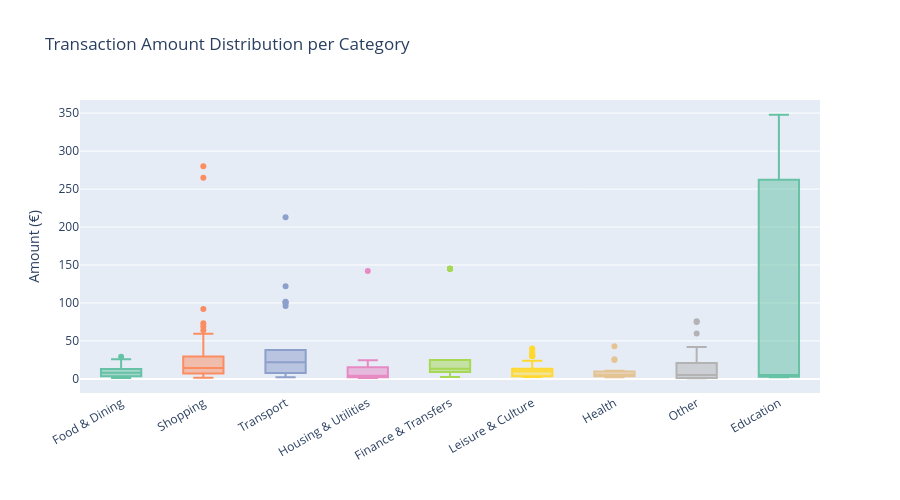

Notebook code for this chart:
### Markdown cell above
## 8. Average Transaction Size per Category

### Code cell
# Box plot: distribution of transaction amounts per category
fig = px.box(
    expenses,
    x="category", y="expense", color="category",
    title="Transaction Amount Distribution per Category",
    labels={"expense": "Amount (€)", "category": "Category"},
    color_discrete_sequence=px.colors.qualitative.Set2,
    height=500,
    points="outliers",
)
fig.update_layout(showlegend=False, xaxis_title="", xaxis_tickangle=-30)
fig.show()

### Figure 1 — Plotly figure (JSON) as saved in the notebook; plotly's stock layout.template omitted (floating-point values rounded to 4 significant figures)
{"data": [{"alignmentgroup": "True", "boxpoints": "outliers", "hovertemplate": "Category=%{x}<br>Amount (€)=%{y}<extra></extra>", "legendgroup": "Food & Dining", "marker": {"color": "rgb(102,194,165)"}, "name": "Food & Dining", "notched": false, "offsetgroup": "Food & Dining", "orientation": "v", "showlegend": true, "type": "box", "x": ["Food & Dining", "Food & Dining", "Food & Dining", "Food & Dining", "Food & Dining", "Food & Dining", "Food & Dining", "Food & Dining", "Food & Dining", "Food & Dining", "Food & Dining", "Food & Dining", "Food & Dining", "Food & Dining", "Food & Dining", "Food & Dining", "Food & Dining", "Food & Dining", "Food & Dining", "Food & Dining", "Food & Dining", "Food & Dining", "Food & Dining", "Food & Dining", "Food & Dining", "Food & Dining", "Food & Dining", "Food & Dining", "Food & Dining", "Food & Dining", "Food & Dining", "Food & Dining", "Food & Dining", "Food & Dining", "Food & Dining", "Food & Dining", "Food & Dining", "Food & Dining", "Food & Dining", "Food & Dining", "Food & Dining", "Food & Dining", "Food & Dining", "Food & Dining", "Food & Dining", "Food & Dining", "Food & Dining", "Food & Dining", "Food & Dining", "Food & Dining", "Food & Dining", "Food & Dining", "Food & Dining", "Food & Dining", "Food & Dining", "Food & Dining", "Food & Dining", "Food & Dining", "Food & Dining", "Food & Dining", "Food & Dining", "Food & Dining", "Food & Dining", "Food & Dining", "Food & Dining", "Food & Dining", "Food & Dining", "Food & Dining", "Food & Dining", "Food & Dining", "Food & Dining", "Food & Dining", "Food & Dining", "Food & Dining", "Food & Dining", "Food & Dining", "Food & Dining", "Food & Dining", "Food & Dining", "Food & Dining", "Food & Dining", "Food & Dining", "Food & Dining", "Food & Dining", "Food & Dining", "Food & Dining", "Food & Dining", "Food & Dining", "Food & Dining", "Food & Dining", "Food & Dining", "Food & Dining", "Food & Dining", "Food & Dining", "Food & Dining", "Food & Dining", "Food & Dining", "Food & Dining", "Food & Dining", "Food & Dining", "Food & Dining", "Food & Dining", "Food & Dining", "Food & Dining", "Food & Dining", "Food & Dining", "Food & Dining"], "x0": " ", "xaxis": "x", "y": [16.5, 13.9, 9.64, 8.9, 2.6, 10.45, 2.6, 7.96, 3.5, 2.6, 6.5, 2.6, 2.25, 13.6, 6.5, 14.0, 3.83, 12.95, 10.9, 5.8, 6.5, 6.5, 2.6, 1.2, 12.8, 8.9, 3.12, 2.6, 4.7, 6.5, 2.6, 18.4, 8.43, 2.25, 9.6, 10.0, 4.38, 9.4, 14.8, 8.9, 22.0, 17.9, 10.9, 2.25, 7.8, 2.19, 17.9, 5.55, 1.64, 6.28, 5.39, 2.25, 8.6, 2.25, 13.5, 1.98, 14.09, 7.89, 2.25, 15.05, 18.85, 4.39, 7.0, 8.92, 13.8, 7.7, 12.55, 5.28, 2.9, 11.4, 21.9, 17.2, 9.85, 2.5, 2.75, 15.4, 1.99, 11.9, 4.5, 25.0, 11.74, 25.85, 13.0, 18.0, 10.96, 15.55, 7.53, 7.0, 3.25, 9.5, 12.9, 8.9, 29.05, 9.85, 2.49, 15.7, 4.8, 15.3, 1.0, 7.89, 1.0, 23.5, 3.07, 3.8, 5.63, 13.0, 19.9], "y0": " ", "yaxis": "y"}, {"alignmentgroup": "True", "boxpoints": "outliers", "hovertemplate": "Category=%{x}<br>Amount (€)=%{y}<extra></extra>", "legendgroup": "Shopping", "marker": {"color": "rgb(252,141,98)"}, "name": "Shopping", "notched": false, "offsetgroup": "Shopping", "orientation": "v", "showlegend": true, "type": "box", "x": ["Shopping", "Shopping", "Shopping", "Shopping", "Shopping", "Shopping", "Shopping", "Shopping", "Shopping", "Shopping", "Shopping", "Shopping", "Shopping", "Shopping", "Shopping", "Shopping", "Shopping", "Shopping", "Shopping", "Shopping", "Shopping", "Shopping", "Shopping", "Shopping", "Shopping", "Shopping", "Shopping", "Shopping", "Shopping", "Shopping", "Shopping", "Shopping", "Shopping", "Shopping", "Shopping", "Shopping", "Shopping", "Shopping", "Shopping", "Shopping", "Shopping", "Shopping", "Shopping", "Shopping", "Shopping", "Shopping", "Shopping", "Shopping", "Shopping", "Shopping", "Shopping", "Shopping", "Shopping", "Shopping", "Shopping", "Shopping", "Shopping", "Shopping", "Shopping", "Shopping", "Shopping", "Shopping", "Shopping", "Shopping", "Shopping", "Shopping", "Shopping", "Shopping", "Shopping", "Shopping", "Shopping", "Shopping", "Shopping", "Shopping", "Shopping"], "x0": " ", "xaxis": "x", "y": [4.0, 21.0, 5.65, 11.9, 3.0, 12.9, 12.9, 9.98, 7.99, 7.49, 8.99, 2.4, 31.99, 59.5, 1.5, 18.97, 73.34, 6.0, 4.4, 27.99, 24.99, 33.99, 15.2, 31.43, 63.94, 18.99, 7.7, 19.99, 26.73, 9.89, 6.6, 5.4, 5.2, 8.49, 7.59, 15.99, 45.2, 29.97, 59.5, 19.9, 5.8, 69.0, 31.5, 32.49, 6.0, 49.47, 9.75, 24.79, 7.15, 49.89, 9.87, 4.5, 264.9, 14.4, 4.4, 12.99, 7.6, 16.99, 15.0, 8.5, 10.9, 15.99, 5.86, 17.99, 44.8, 280.0, 22.0, 10.0, 19.99, 19.94, 4.6, 3.0, 43.19, 92.0, 3.5], "y0": " ", "yaxis": "y"}, {"alignmentgroup": "True", "boxpoints": "outliers", "hovertemplate": "Category=%{x}<br>Amount (€)=%{y}<extra></extra>", "legendgroup": "Transport", "marker": {"color": "rgb(141,160,203)"}, "name": "Transport", "notched": false, "offsetgroup": "Transport", "orientation": "v", "showlegend": true, "type": "box", "x": ["Transport", "Transport", "Transport", "Transport", "Transport", "Transport", "Transport", "Transport", "Transport", "Transport", "Transport", "Transport", "Transport", "Transport", "Transport", "Transport", "Transport", "Transport", "Transport", "Transport", "Transport", "Transport", "Transport", "Transport", "Transport", "Transport"], "x0": " ", "xaxis": "x", "y": [7.65, 7.65, 8.2, 23.0, 101.0, 96.0, 22.3, 4.0, 22.3, 38.0, 22.0, 101.7, 22.0, 100.0, 22.0, 2.0, 27.0, 25.0, 7.5, 3.4, 5.1, 11.0, 17.0, 22.0, 212.9, 122.0], "y0": " ", "yaxis": "y"}, {"alignmentgroup": "True", "boxpoints": "outliers", "hovertemplate": "Category=%{x}<br>Amount (€)=%{y}<extra></extra>", "legendgroup": "Housing & Utilities", "marker": {"color": "rgb(231,138,195)"}, "name": "Housing & Utilities", "notched": false, "offsetgroup": "Housing & Utilities", "orientation": "v", "showlegend": true, "type": "box", "x": ["Housing & Utilities", "Housing & Utilities", "Housing & Utilities", "Housing & Utilities", "Housing & Utilities", "Housing & Utilities", "Housing & Utilities", "Housing & Utilities", "Housing & Utilities", "Housing & Utilities", "Housing & Utilities"], "x0": " ", "xaxis": "x", "y": [14.5, 1.84, 15.5, 1.64, 1.18, 3.99, 24.5, 6.5, 142.0, 3.99, 2.79], "y0": " ", "yaxis": "y"}, {"alignmentgroup": "True", "boxpoints": "outliers", "hovertemplate": "Category=%{x}<br>Amount (€)=%{y}<extra></extra>", "legendgroup": "Finance & Transfers", "marker": {"color": "rgb(166,216,84)"}, "name": "Finance & Transfers", "notched": false, "offsetgroup": "Finance & Transfers", "orientation": "v", "showlegend": true, "type": "box", "x": ["Finance & Transfers", "Finance & Transfers", "Finance & Transfers", "Finance & Transfers", "Finance & Transfers", "Finance & Transfers", "Finance & Transfers", "Finance & Transfers", "Finance & Transfers", "Finance & Transfers", "Finance & Transfers", "Finance & Transfers", "Finance & Transfers", "Finance & Transfers", "Finance & Transfers", "Finance & Transfers", "Finance & Transfers", "Finance & Transfers", "Finance & Transfers", "Finance & Transfers", "Finance & Transfers", "Finance & Transfers"], "x0": " ", "xaxis": "x", "y": [12.0, 12.5, 145.0, 22.0, 17.17, 7.0, 3.0, 145.0, 5.0, 13.5, 13.0, 6.0, 145.0, 10.0, 2.5, 9.0, 20.0, 145.0, 20.0, 25.0, 145.0, 11.9], "y0": " ", "yaxis": "y"}, {"alignmentgroup": "True", "boxpoints": "outliers", "hovertemplate": "Category=%{x}<br>Amount (€)=%{y}<extra></extra>", "legendgroup": "Leisure & Culture", "marker": {"color": "rgb(255,217,47)"}, "name": "Leisure & Culture", "notched": false, "offsetgroup": "Leisure & Culture", "orientation": "v", "showlegend": true, "type": "box", "x": ["Leisure & Culture", "Leisure & Culture", "Leisure & Culture", "Leisure & Culture", "Leisure & Culture", "Leisure & Culture", "Leisure & Culture", "Leisure & Culture", "Leisure & Culture", "Leisure & Culture", "Leisure & Culture", "Leisure & Culture", "Leisure & Culture", "Leisure & Culture", "Leisure & Culture", "Leisure & Culture", "Leisure & Culture", "Leisure & Culture", "Leisure & Culture", "Leisure & Culture", "Leisure & Culture", "Leisure & Culture", "Leisure & Culture", "Leisure & Culture", "Leisure & Culture", "Leisure & Culture", "Leisure & Culture", "Leisure & Culture", "Leisure & Culture", "Leisure & Culture", "Leisure & Culture", "Leisure & Culture", "Leisure & Culture", "Leisure & Culture", "Leisure & Culture", "Leisure & Culture", "Leisure & Culture", "Leisure & Culture", "Leisure & Culture", "Leisure & Culture", "Leisure & Culture", "Leisure & Culture", "Leisure & Culture", "Leisure & Culture", "Leisure & Culture", "Leisure & Culture", "Leisure & Culture", "Leisure & Culture", "Leisure & Culture", "Leisure & Culture", "Leisure & Culture", "Leisure & Culture", "Leisure & Culture", "Leisure & Culture", "Leisure & Culture", "Leisure & Culture", "Leisure & Culture", "Leisure & Culture", "Leisure & Culture", "Leisure & Culture", "Leisure & Culture"], "x0": " ", "xaxis": "x", "y": [30.0, 10.0, 2.5, 2.5, 2.5, 2.5, 8.48, 2.5, 15.4, 12.99, 2.5, 8.2, 7.1, 2.5, 39.0, 2.5, 10.0, 7.4, 3.5, 7.4, 3.0, 3.5, 7.0, 3.5, 2.5, 8.54, 12.99, 30.0, 2.5, 9.9, 10.0, 10.0, 2.5, 19.9, 8.59, 13.0, 13.0, 30.0, 12.99, 10.0, 9.9, 24.0, 3.5, 32.2, 39.95, 16.11, 30.0, 8.72, 19.0, 12.99, 3.0, 10.3, 9.0, 30.0, 10.0, 10.0, 34.95, 3.0, 14.2, 9.22, 7.99], "y0": " ", "yaxis": "y"}, {"alignmentgroup": "True", "boxpoints": "outliers", "hovertemplate": "Category=%{x}<br>Amount (€)=%{y}<extra></extra>", "legendgroup": "Health", "marker": {"color": "rgb(229,196,148)"}, "name": "Health", "notched": false, "offsetgroup": "Health", "orientation": "v", "showlegend": true, "type": "box", "x": ["Health", "Health", "Health", "Health", "Health", "Health", "Health", "Health", "Health", "Health", "Health", "Health", "Health", "Health", "Health", "Health", "Health", "Health", "Health"], "x0": " ", "xaxis": "x", "y": [2.5, 2.5, 2.1, 5.9, 4.36, 4.8, 25.9, 6.0, 5.5, 10.0, 42.92, 8.5, 4.5, 3.0, 25.0, 5.53, 8.7, 3.0, 10.6], "y0": " ", "yaxis": "y"}, {"alignmentgroup": "True", "boxpoints": "outliers", "hovertemplate": "Category=%{x}<br>Amount (€)=%{y}<extra></extra>", "legendgroup": "Other", "marker": {"color": "rgb(179,179,179)"}, "name": "Other", "notched": false, "offsetgroup": "Other", "orientation": "v", "showlegend": true, "type": "box", "x": ["Other", "Other", "Other", "Other", "Other", "Other", "Other", "Other", "Other", "Other", "Other", "Other", "Other", "Other", "Other", "Other", "Other", "Other", "Other", "Other", "Other", "Other", "Other", "Other", "Other", "Other", "Other", "Other", "Other", "Other", "Other", "Other", "Other", "Other", "Other", "Other", "Other", "Other", "Other", "Other", "Other", "Other", "Other", "Other", "Other", "Other", "Other", "Other", "Other", "Other", "Other", "Other", "Other", "Other", "Other", "Other", "Other", "Other", "Other"], "x0": " ", "xaxis": "x", "y": [5.0, 22.0, 3.5, 3.9, 8.0, 11.84, 29.99, 30.0, 2.0, 1.3, 75.07, 14.99, 2.19, 23.31, 4.0, 4.99, 4.0, 4.0, 22.0, 1.3, 26.49, 42.0, 18.0, 6.0, 1.3, 1.0, 2.0, 1.7, 1.3, 1.3, 29.88, 59.88, 1.3, 0.7, 1.3, 11.8, 1.3, 12.0, 6.0, 22.0, 1.3, 1.3, 1.3, 1.3, 75.99, 4.0, 7.0, 21.31, 8.0, 30.0, 1.3, 1.3, 1.3, 7.0, 12.9, 19.99, 1.3, 5.82, 22.0], "y0": " ", "yaxis": "y"}, {"alignmentgroup": "True", "boxpoints": "outliers", "hovertemplate": "Category=%{x}<br>Amount (€)=%{y}<extra></extra>", "legendgroup": "Education", "marker": {"color": "rgb(102,194,165)"}, "name": "Education", "notched": false, "offsetgroup": "Education", "orientation": "v", "showlegend": true, "type": "box", "x": ["Education", "Education", "Education"], "x0": " ", "xaxis": "x", "y": [2.0, 348.0, 5.0], "y0": " ", "yaxis": "y"}], "layout": {"boxmode": "overlay", "height": 500, "legend": {"title": {"text": "Category"}, "tracegroupgap": 0}, "showlegend": false, "title": {"text": "Transaction Amount Distribution per Category"}, "xaxis": {"anchor": "y", "categoryarray": ["Food & Dining", "Shopping", "Transport", "Housing & Utilities", "Finance & Transfers", "Leisure & Culture", "Health", "Other", "Education"], "categoryorder": "array", "domain": [0, 1], "tickangle": -30, "title": {"text": ""}}, "yaxis": {"anchor": "x", "domain": [0, 1], "title": {"text": "Amount (€)"}}}}
